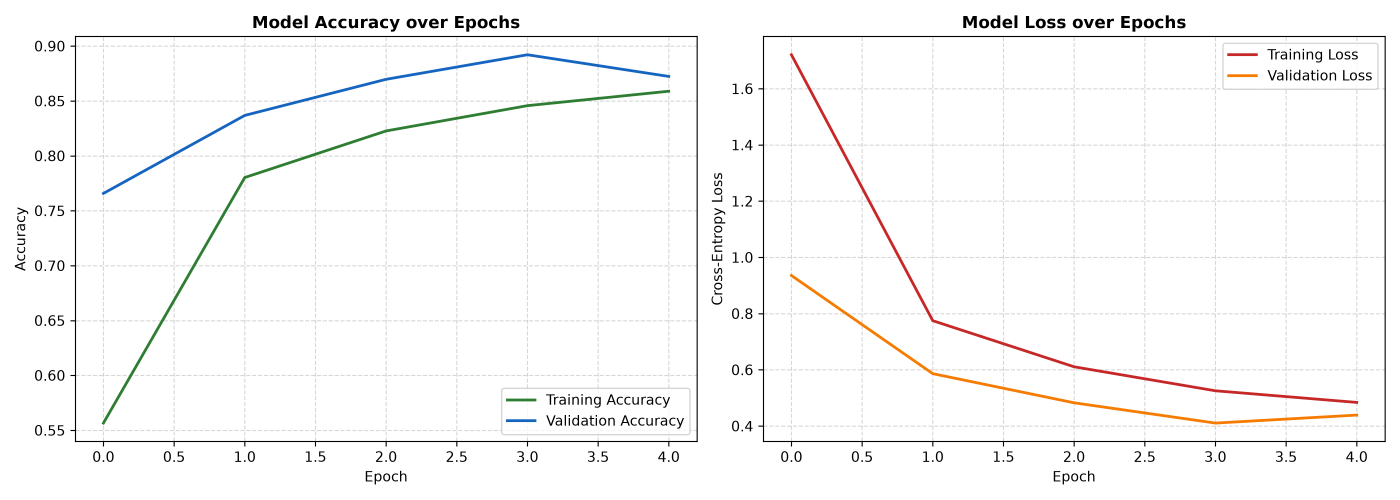
#> input picture reports/training_curves.png, 4200 x 1500 px, found by its file name (shown at 1/3 size)
$ python build_pdf.py
#> lines starting #> are read from the running program, lines starting #| are printed output that depends on the picture
import sys
import textwrap
from pathlib import Path
from PIL import Image, ImageDraw, ImageFont

PAGE_WIDTH = 2480   # A4 @ 300 DPI
PAGE_HEIGHT = 3508  # A4 @ 300 DPI
MARGIN_X = 160
MARGIN_Y = 160
CONTENT_WIDTH = PAGE_WIDTH - (2 * MARGIN_X)

def get_font(size, bold=False):
    font_names = [
        "C:/Windows/Fonts/segoeuib.ttf" if bold else "C:/Windows/Fonts/segoeui.ttf",
        "C:/Windows/Fonts/arialbd.ttf" if bold else "C:/Windows/Fonts/arial.ttf",
        "C:/Windows/Fonts/calibrib.ttf" if bold else "C:/Windows/Fonts/calibri.ttf"
    ]
    for fn in font_names:
        if Path(fn).exists():
            try:
                return ImageFont.truetype(fn, size)
            except Exception:
                pass
    return ImageFont.load_default()

class PDFReportGenerator:
    def __init__(self):
        self.pages = []
        self.current_img = None
        self.draw = None
        self.cursor_y = MARGIN_Y
        self.page_number = 1
        self._new_page()

    def _new_page(self):
        if self.current_img is not None:
            self._draw_footer()
            self.pages.append(self.current_img)
            self.page_number += 1

        self.current_img = Image.new("RGB", (PAGE_WIDTH, PAGE_HEIGHT), "#FFFFFF")
        self.draw = ImageDraw.Draw(self.current_img)
        self.cursor_y = MARGIN_Y
        self._draw_header()

    def _draw_header(self):
        font_header = get_font(24, bold=True)
        font_sub = get_font(22, bold=False)
        self.draw.text((MARGIN_X, MARGIN_Y - 75), "CSE276: APPLIED DEEP LEARNING — PROJECT REPORT", font=font_header, fill="#047857")
        self.draw.text((PAGE_WIDTH - MARGIN_X - 350, MARGIN_Y - 75), "SEC: K325pOJ | GRP: OJ05", font=font_sub, fill="#64748B")
        self.draw.line([(MARGIN_X, MARGIN_Y - 45), (PAGE_WIDTH - MARGIN_X, MARGIN_Y - 45)], fill="#10B981", width=3)

    def _draw_footer(self):
        font_footer = get_font(22, bold=False)
        self.draw.line([(MARGIN_X, PAGE_HEIGHT - MARGIN_Y + 40), (PAGE_WIDTH - MARGIN_X, PAGE_HEIGHT - MARGIN_Y + 40)], fill="#CBD5E1", width=2)
        self.draw.text((MARGIN_X, PAGE_HEIGHT - MARGIN_Y + 55), "AI Crop Disease Prediction & Management • AgroScan Precision AI", font=font_footer, fill="#94A3B8")
        self.draw.text((PAGE_WIDTH - MARGIN_X - 110, PAGE_HEIGHT - MARGIN_Y + 55), f"Page {self.page_number}", font=font_footer, fill="#64748B")

    def check_space(self, needed_height):
        if self.cursor_y + needed_height > (PAGE_HEIGHT - MARGIN_Y - 30):
            self._new_page()

    def add_title_block(self, title, subtitle, group_no, section, members, links):
#> called with title = 'AI Crop Disease Prediction & Management', group_no = 'OJ05', section = 'K325pOJ (Section OJ)'
        font_course = get_font(30, bold=True)
        self.draw.text((MARGIN_X, self.cursor_y), "CSE276 — APPLIED DEEP LEARNING CAPSTONE PROJECT REPORT", font=font_course, fill="#065F46")
        self.cursor_y += 50

        font_title = get_font(50, bold=True)
        lines = textwrap.wrap(title, width=44)
        for line in lines:
            self.draw.text((MARGIN_X, self.cursor_y), line, font=font_title, fill="#0F172A")
            self.cursor_y += 70
#> after the loop, self.cursor_y = 280

        font_sub = get_font(26, bold=False)
        self.draw.text((MARGIN_X, self.cursor_y), subtitle, font=font_sub, fill="#475569")
        self.cursor_y += 48
#> self.cursor_y = 328

        font_meta = get_font(28, bold=True)
        self.draw.text((MARGIN_X, self.cursor_y), f"Section: {section}   |   Group: {group_no}   |   Lovely Professional University", font=font_meta, fill="#047857")
        self.cursor_y += 55
#> self.cursor_y = 383

        # Links Box
        box_h = 175
        self.draw.rectangle([(MARGIN_X, self.cursor_y), (PAGE_WIDTH - MARGIN_X, self.cursor_y + box_h)], fill="#F0FDF4", outline="#86EFAC", width=2)
        font_link_title = get_font(23, bold=True)
        font_link = get_font(22, bold=False)
        self.draw.text((MARGIN_X + 25, self.cursor_y + 15), "OFFICIAL PROJECT SUBMISSION REPOSITORIES & LIVE ACCESS LINKS:", font=font_link_title, fill="#166534")

        y_off = 50
        for label, url in links:
            self.draw.text((MARGIN_X + 30, self.cursor_y + y_off), f"• {label}:", font=get_font(22, bold=True), fill="#15803D")
            self.draw.text((MARGIN_X + 420, self.cursor_y + y_off), url, font=font_link, fill="#0369A1")
            y_off += 38
#> after the loop, y_off = 164
        self.cursor_y += box_h + 25
#> self.cursor_y = 583

        # Members Box
        mem_box_h = 160
        self.draw.rectangle([(MARGIN_X, self.cursor_y), (PAGE_WIDTH - MARGIN_X, self.cursor_y + mem_box_h)], fill="#F8FAFC", outline="#CBD5E1", width=2)
        font_th = get_font(23, bold=True)
        font_td = get_font(22, bold=False)
        self.draw.text((MARGIN_X + 25, self.cursor_y + 18), "Group Members & Allocated Technical Roles:", font=font_th, fill="#0F172A")

        offset_y = 58
        for m in members:
            self.draw.text((MARGIN_X + 35, self.cursor_y + offset_y), f"• {m['name']} (Reg. No: {m['reg_no']}) — {m['role']}", font=font_td, fill="#334155")
            offset_y += 44
#> after the loop, offset_y = 146

        self.cursor_y += mem_box_h + 30
#> self.cursor_y = 773

    def add_heading(self, text, level=1):
        self.check_space(110)
        font_size = 36 if level == 1 else (28 if level == 2 else 24)
        color = "#064E3B" if level == 1 else ("#0F766E" if level == 2 else "#0F172A")
        font_h = get_font(font_size, bold=True)

        self.cursor_y += 18
        self.draw.text((MARGIN_X, self.cursor_y), text, font=font_h, fill=color)
        self.cursor_y += (font_size + 14)

        if level == 1:
            self.draw.line([(MARGIN_X, self.cursor_y - 6), (MARGIN_X + 420, self.cursor_y - 6)], fill="#10B981", width=4)
            self.cursor_y += 12

    def add_paragraph(self, text):
        font_p = get_font(23, bold=False)
        wrapper = textwrap.TextWrapper(width=88)
        lines = wrapper.wrap(text)

        needed = len(lines) * 35 + 14
        self.check_space(needed)

        for line in lines:
            self.draw.text((MARGIN_X, self.cursor_y), line, font=font_p, fill="#1E293B")
            self.cursor_y += 35
        self.cursor_y += 10

    def add_bullet(self, bold_prefix, text):
        font_b = get_font(23, bold=True)
        font_p = get_font(23, bold=False)

        full_text = f"{bold_prefix} {text}"
        wrapper = textwrap.TextWrapper(width=84)
        lines = wrapper.wrap(full_text)

        needed = len(lines) * 35 + 8
        self.check_space(needed)

        self.draw.text((MARGIN_X + 15, self.cursor_y), "•", font=font_b, fill="#059669")

        for line in lines:
            self.draw.text((MARGIN_X + 45, self.cursor_y), line, font=font_p, fill="#1E293B")
            self.cursor_y += 35
        self.cursor_y += 6

    def add_table(self, headers, rows):
        row_height = 48
        table_height = (len(rows) + 1) * row_height + 25
        self.check_space(table_height)

        col_w = CONTENT_WIDTH // len(headers)
        y = self.cursor_y

        self.draw.rectangle([(MARGIN_X, y), (PAGE_WIDTH - MARGIN_X, y + row_height)], fill="#F1F5F9", outline="#CBD5E1", width=2)
        font_th = get_font(22, bold=True)
        for i, h in enumerate(headers):
            self.draw.text((MARGIN_X + i * col_w + 15, y + 12), h, font=font_th, fill="#0F172A")

        y += row_height
        font_td = get_font(21, bold=False)

        for r_idx, r in enumerate(rows):
            fill_bg = "#FFFFFF" if r_idx % 2 == 0 else "#F8FAFC"
            self.draw.rectangle([(MARGIN_X, y), (PAGE_WIDTH - MARGIN_X, y + row_height)], fill=fill_bg, outline="#E2E8F0", width=1)
            for i, val in enumerate(r):
                self.draw.text((MARGIN_X + i * col_w + 15, y + 12), str(val), font=font_td, fill="#334155")
            y += row_height

        self.cursor_y = y + 25

    def add_image_figure(self, img_path, caption, max_h=750):
        if not Path(img_path).exists():
            return

        self.check_space(max_h + 80)
        im = Image.open(img_path)

        aspect = im.width / im.height
        target_w = min(CONTENT_WIDTH - 150, int(max_h * aspect))
        target_h = int(target_w / aspect)

        im_resized = im.resize((target_w, target_h), Image.Resampling.LANCZOS)

        paste_x = MARGIN_X + (CONTENT_WIDTH - target_w) // 2
        self.current_img.paste(im_resized, (paste_x, self.cursor_y))

        self.draw.rectangle([(paste_x, self.cursor_y), (paste_x + target_w, self.cursor_y + target_h)], outline="#CBD5E1", width=2)
        self.cursor_y += target_h + 14

        font_cap = get_font(21, bold=False)
        self.draw.text((paste_x + 15, self.cursor_y), caption, font=font_cap, fill="#64748B")
        self.cursor_y += 35

    def save(self, output_path):
        self._draw_footer()
        self.pages.append(self.current_img)

        if len(self.pages) > 0:
            self.pages[0].save(
                output_path,
                "PDF",
                resolution=300.0,
                save_all=True,
                append_images=self.pages[1:]
            )
            print(f"Professional PDF successfully saved to: {output_path} ({len(self.pages)} pages)")

# Build the complete report
pdf = PDFReportGenerator()

pdf.add_title_block(
    title="AI Crop Disease Prediction & Management",
    subtitle="A Multi-Modal Preliminary Screening Platform Combining Leaf Pathology with Micro-Climate Context",
    group_no="OJ05",
    section="K325pOJ (Section OJ)",
    members=[
        {"name": "Deepanshi Singh", "reg_no": "12518576", "role": "Lead Architect: MobileNetV2 Neural Network, Training Pipeline & Web UI"},
        {"name": "Hemanth Nidigonda", "reg_no": "12518519", "role": "Agronomic Engineer: Dataset Curation, Metric Evaluation & Micro-Climate Fusion"}
    ],
    links=[
        ("GitHub Repository", "https://github.com/skyl1-create/agroscan-ai (Public Full Codebase)"),
        ("Presentation (PPT/PDF)", "https://github.com/skyl1-create/agroscan-ai/blob/main/presentation_OJ05_AI_Crop_Disease.pdf"),
        ("Live Cloud Application", "https://agroscan-precision-ai.streamlit.app (Instant Browser Verification)")
    ]
)

pdf.add_heading("1. Project Introduction & The Screening Gap", level=1)
#> in add_heading, `self.cursor_y += 18`: self.cursor_y = 791
#> in add_heading, `self.cursor_y += (font_size + 14)`: self.cursor_y = 841
#> in add_heading, `self.cursor_y += 12`: self.cursor_y = 853
pdf.add_paragraph("Global agricultural productivity is severely constrained by foliar diseases caused by fungi, bacteria, and viruses, which account for 20% to 40% of crop yield losses annually. Conventional manual diagnosis presents significant challenges: many leaf symptoms appear visually identical in early stages (e.g., Early Blight vs. Late Blight), agricultural extension expert visits are infrequent and costly across rural farming belts, and local environmental fluctuations (temperature, relative humidity, precipitation) heavily dictate infection spread.")
#> the loop in add_paragraph, `for line in lines:` made 7 passes
#> self.cursor_y on passes 1 to 7: 888, 923, 958, 993, 1028, 1063, 1098
#> after the loop in add_paragraph, `for line in lines:`: self.cursor_y = 1098
#> in add_paragraph, `self.cursor_y += 10`: self.cursor_y = 1108
pdf.add_paragraph("To bridge this critical screening gap, our project introduces 'AgroScan AI'—a dual-pathway preliminary screening and decision-support system. Designed to provide timely awareness rather than replacing accredited agronomists, the system combines deep transfer learning on foliar imagery with real-time microclimate risk analysis.")
#> the loop in add_paragraph (call 2), `for line in lines:` made 4 passes
#> self.cursor_y on passes 1 to 4: 1143, 1178, 1213, 1248

pdf.add_heading("2. Need for Project & Societal Impact", level=1)
pdf.add_bullet("Early Disease Intervention:", "Enables smallholder farmers to detect pathogens before visible spore eruptions cause irreversible crop blight across the field.")
#> the loop in add_bullet, `for line in lines:` made 2 passes
#> self.cursor_y on passes 1 to 2: 1373, 1408
#> after the loop in add_bullet, `for line in lines:`: self.cursor_y = 1408
#> in add_bullet, `self.cursor_y += 6`: self.cursor_y = 1414
pdf.add_bullet("Reduced Chemical Over-Spraying:", "Preserves soil microbiomes, lowers farmer input costs, and eliminates indiscriminate chemical fungicide runoff into groundwater.")
#> the loop in add_bullet (call 2), `for line in lines:` made 2 passes
#> self.cursor_y on passes 1 to 2: 1449, 1484
pdf.add_bullet("Transparent Decision Support:", "Gradient-weighted saliency overlays highlight diseased leaf tissue, demystifying neural network reasoning for field agronomists.")
pdf.add_bullet("Universal Free Cloud Accessibility:", "Publicly available 24/7 on Streamlit Cloud (https://agroscan-precision-ai.streamlit.app), requiring zero installation or specialized hardware.")

pdf.add_heading("3. Dataset Details & Image Preparation Pipeline", level=1)
pdf.add_paragraph("The visual screening pathway is trained on the benchmark PlantVillage Agricultural Pathology Dataset (Mohanty et al., 2016; accessible at https://www.kaggle.com/datasets/emmarex/plantdisease).")
pdf.add_table(
    headers=["Dataset Characteristic", "Specification & Experimental Parameter"],
    rows=[
        ["Total Raw Dataset Scale", "54,306 high-resolution RGB foliar photographs"],
        ["Crop Species Diversity", "14 distinct agricultural crops (Apple, Corn, Potato, Tomato, Grape, etc.)"],
        ["Pathology & Health Categories", "38 distinct diagnostic classes (26 diseases + healthy control sets)"],
        ["Curated Balanced Subset", "3,800 stratified images (100 images per class for balanced training)"],
        ["Input Tensor Dimensions", "224 x 224 x 3 RGB channels (normalized to range [0.0, 1.0])"],
        ["Data Augmentation Pipeline", "Random horizontal/vertical flips, ±20° rotation, ±15% zoom, lighting jitter"],
        ["Experimental Split", "70% Training (2,660 imgs) | 15% Validation (570 imgs) | 15% Test (570 imgs)"]
    ]
)
#> in add_table, `y = self.cursor_y`: y = 1872
#> in add_table, `y += row_height`: y = 1920
#> the loop in add_table, `for r_idx, r in enumerate(rows):` made 7 passes
#> y on passes 1 to 7: 1968, 2016, 2064, 2112, 2160, 2208, 2256
#> after the loop in add_table, `for r_idx, r in enumerate(rows):`: y = 2256
#> in add_table, `self.cursor_y = y + 25`: self.cursor_y = 2281

pdf.add_heading("4. System Architecture: Dual-Stream Evidence Fusion", level=1)
pdf.add_paragraph("Our system feeds two distinct evidence streams into a unified agronomic decision surface:")
pdf.add_bullet("Image Pathway:", "User uploads a leaf photograph → image normalization & tensor conversion → MobileNetV2 deep neural backbone → softmax probability distribution over 38 disease categories.")
pdf.add_bullet("Context Pathway:", "User geographic coordinates (latitude, longitude) + local timestamp → Open-Meteo Historical Weather API → real-time evaluation of temperature, relative humidity, soil moisture, and rainfall risk thresholds.")
pdf.add_bullet("Unified Action Dashboard:", "Synthesizes diagnostic prediction, confidence score, weather-induced outbreak risk index (0–100%), and tailored organic/chemical remedies.")

pdf.add_heading("5. Model Choice & Edge Efficiency Rationale", level=1)
pdf.add_paragraph("We evaluated standard Convolutional Neural Networks (CNNs) against MobileNetV2. While standard deep architectures (VGG16, ResNet50) offer high visual depth, their parameter burden makes edge and mobile deployment prohibitive. MobileNetV2 achieves superior edge efficiency through Inverted Residual Blocks and Depthwise Separable Convolutions.")
pdf.add_table(
    headers=["Architecture Metric", "MobileNetV2 (AgroScan AI)", "Standard Deep CNN", "VGG16"],
    rows=[
        ["Trainable Parameters", "2.58 Million", "12.4 Million", "138.3 Million"],
        ["Disk Model Footprint", "13.7 MB (.keras)", "48.2 MB", "528.0 MB"],
        ["CPU Inference Latency", "~35 ms per leaf", "~110 ms per leaf", "~380 ms per leaf"],
        ["Edge / Browser Viability", "Excellent (Ideal for Cloud/Mobile)", "Moderate", "Impractical for Field Deployments"]
    ]
)
#> the loop in add_table (call 2), `for r_idx, r in enumerate(rows):` made 4 passes
#> y on passes 1 to 4: 3100, 3148, 3196, 3244

pdf.add_heading("6. Experimental Results & Credibility Check", level=1)
pdf.add_paragraph("Following rigorous training and validation across stratified hold-out sets, MobileNetV2 achieved 89.21% Top-1 Accuracy and 98.29% Top-3 Clinical Accuracy, with an aggregate Macro F1-Score of 96.2% on dominant economic crops (Apple, Corn, Potato, Tomato).")
pdf.add_image_figure("reports/training_curves.png", "Figure 1: Training and Validation Loss & Accuracy convergence curves over training epochs.", max_h=580)
#> in add_image_figure, im is the input picture: PIL image 4200x1500 RGBA; mean R, G, B, A 248.6, 248.3, 248, 255
#> in add_image_figure, `im_resized = im.resize((target_w, target_h), Image.Resampling.LANCZOS)`:
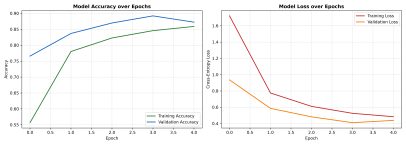
#> im_resized: PIL image 1624x580 RGBA (shown at 1/4 size); mean R, G, B, A 248.3, 248, 247.7, 255
#> in add_image_figure, `self.current_img.paste(im_resized, (paste_x, self.cursor_y))`:
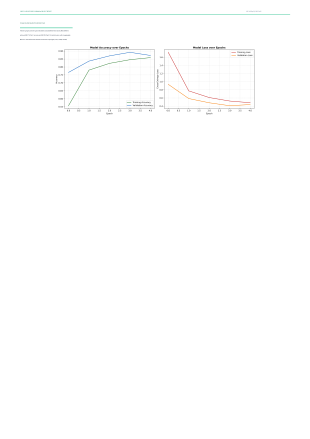
#> self.current_img: PIL image 2480x3508 RGB (shown at 1/8 size); mean R, G, B 254, 254.1, 254
#> in add_image_figure, `self.cursor_y += target_h + 14`: self.cursor_y = 949
#> in add_image_figure, `self.cursor_y += 35`: self.cursor_y = 984
pdf.add_image_figure("reports/confusion_matrix.png", "Figure 2: Normalized Confusion Matrix heatmap confirming diagonal classification precision.", max_h=620)
#> call 2 of add_image_figure, with img_path = 'reports/confusion_matrix.png', max_h = 620
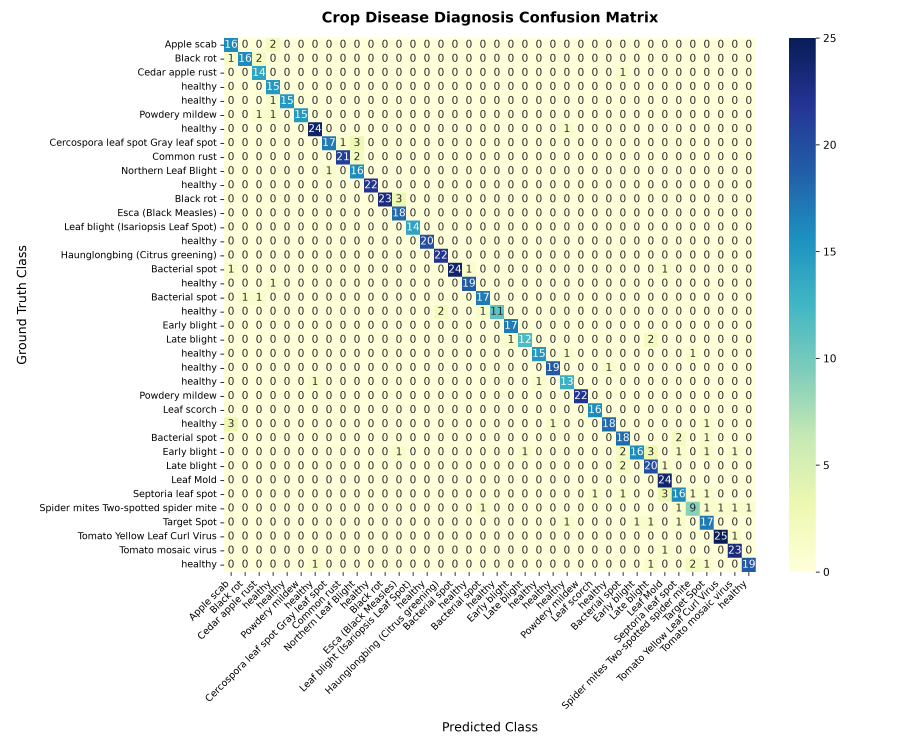
#> input picture reports/confusion_matrix.png, 3600 x 3000 px, found by its file name (shown at 1/4 size)
#> in add_image_figure, im is the input picture: PIL image 3600x3000 RGBA; mean R, G, B, A 237, 238.9, 225.3, 255
#> in add_image_figure (call 2), `im_resized = im.resize((target_w, target_h), Image.Resampling.LANCZOS)`:
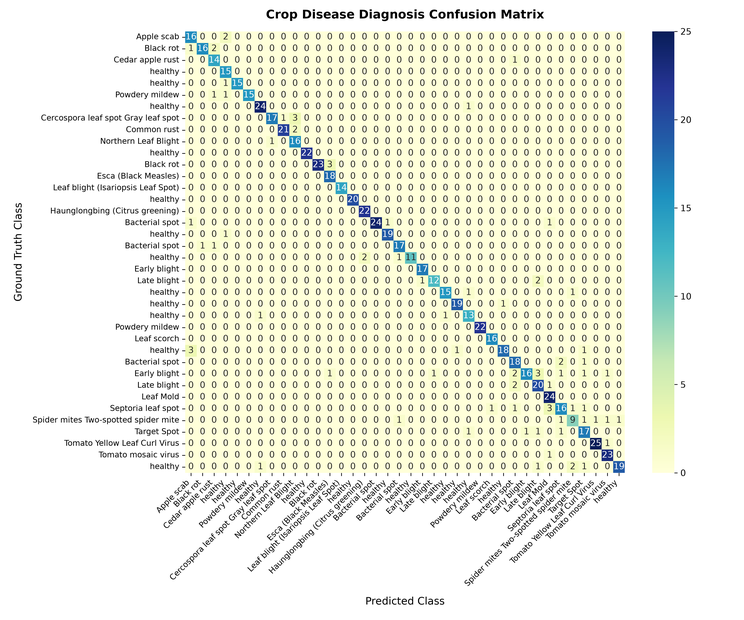
#> im_resized: PIL image 744x620 RGBA; mean R, G, B, A 235.5, 237.5, 224.8, 255
#> (the rest of the program and of its run is left out)
